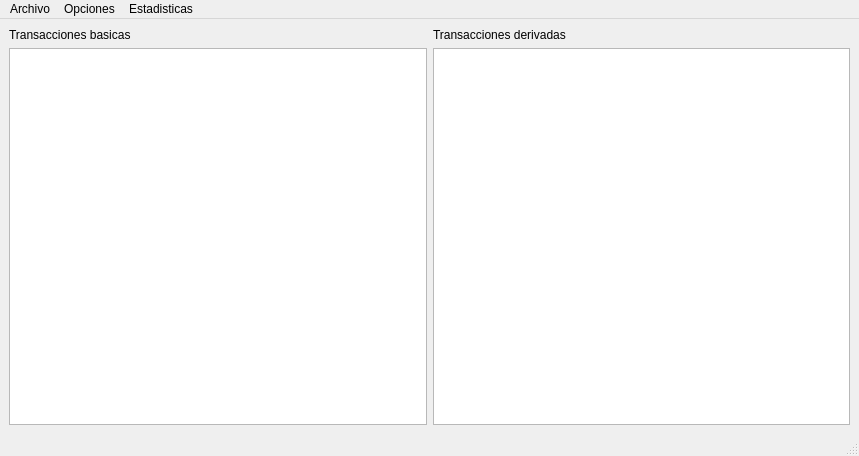
<?xml version="1.0" encoding="UTF-8"?>
<ui version="4.0">
 <class>MainWindow</class>
 <widget class="QMainWindow" name="MainWindow">
  <property name="geometry">
   <rect>
    <x>0</x>
    <y>0</y>
    <width>859</width>
    <height>456</height>
   </rect>
  </property>
  <property name="windowTitle">
   <string>MainWindow</string>
  </property>
  <widget class="QWidget" name="centralwidget">
   <layout class="QGridLayout" name="gridLayout">
    <item row="0" column="0">
     <layout class="QHBoxLayout" name="horizontalLayout">
      <item>
       <layout class="QVBoxLayout" name="verticalLayout">
        <item>
         <widget class="QLabel" name="label">
          <property name="text">
           <string>Transacciones basicas</string>
          </property>
         </widget>
        </item>
        <item>
         <widget class="QTableWidget" name="tableWidget"/>
        </item>
       </layout>
      </item>
      <item>
       <layout class="QVBoxLayout" name="verticalLayout_2">
        <item>
         <widget class="QLabel" name="label_2">
          <property name="text">
           <string>Transacciones derivadas</string>
          </property>
         </widget>
        </item>
        <item>
         <widget class="QTableWidget" name="tableWidget_2"/>
        </item>
       </layout>
      </item>
     </layout>
    </item>
   </layout>
  </widget>
  <widget class="QMenuBar" name="menubar">
   <property name="geometry">
    <rect>
     <x>0</x>
     <y>0</y>
     <width>859</width>
     <height>17</height>
    </rect>
   </property>
   <widget class="QMenu" name="menuopciones">
    <property name="title">
     <string>Archivo</string>
    </property>
    <addaction name="actionUsuario"/>
    <addaction name="actionQuitar"/>
    <addaction name="actionQuitar_2"/>
   </widget>
   <widget class="QMenu" name="menuEstadisticas">
    <property name="title">
     <string>Estadisticas</string>
    </property>
    <addaction name="actionMenu_Estadisticas"/>
   </widget>
   <widget class="QMenu" name="menuOpciones">
    <property name="title">
     <string>Opciones</string>
    </property>
    <addaction name="actionA_adir_transaccion_Basica"/>
   </widget>
   <addaction name="menuopciones"/>
   <addaction name="menuOpciones"/>
   <addaction name="menuEstadisticas"/>
  </widget>
  <widget class="QStatusBar" name="statusbar"/>
  <action name="actionUsuario">
   <property name="text">
    <string>Usuario </string>
   </property>
  </action>
  <action name="actionQuitar">
   <property name="text">
    <string>Cargar transacciones</string>
   </property>
  </action>
  <action name="actionMenu_Estadisticas">
   <property name="text">
    <string>Menu Estadisticas</string>
   </property>
  </action>
  <action name="actionQuitar_2">
   <property name="text">
    <string>Quitar</string>
   </property>
  </action>
  <action name="actionA_adir_transaccion_Basica">
   <property name="text">
    <string>Añadir transaccion Basica</string>
   </property>
  </action>
 </widget>
 <resources/>
 <connections/>
</ui>
